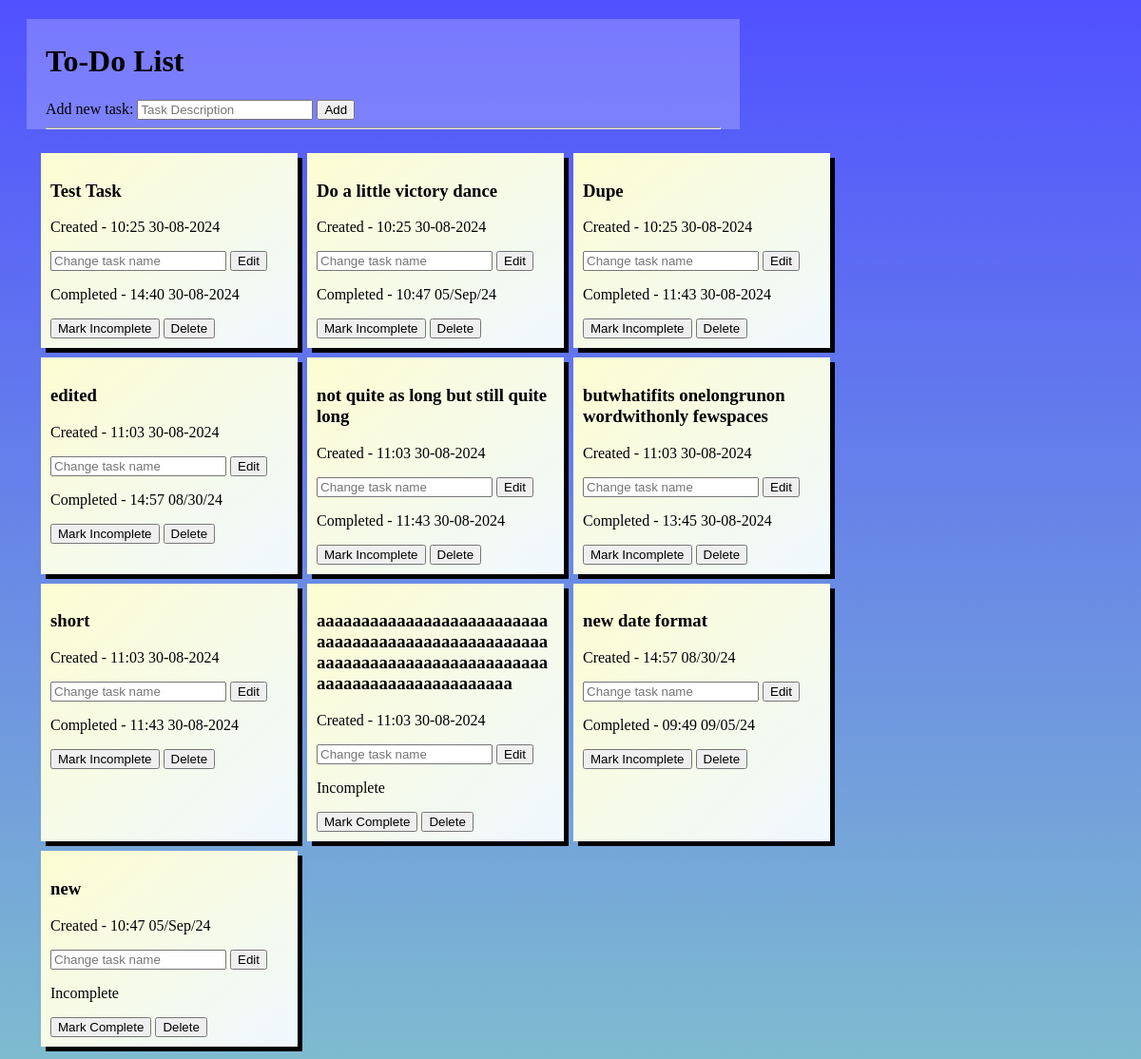
Before: / with the older database file.
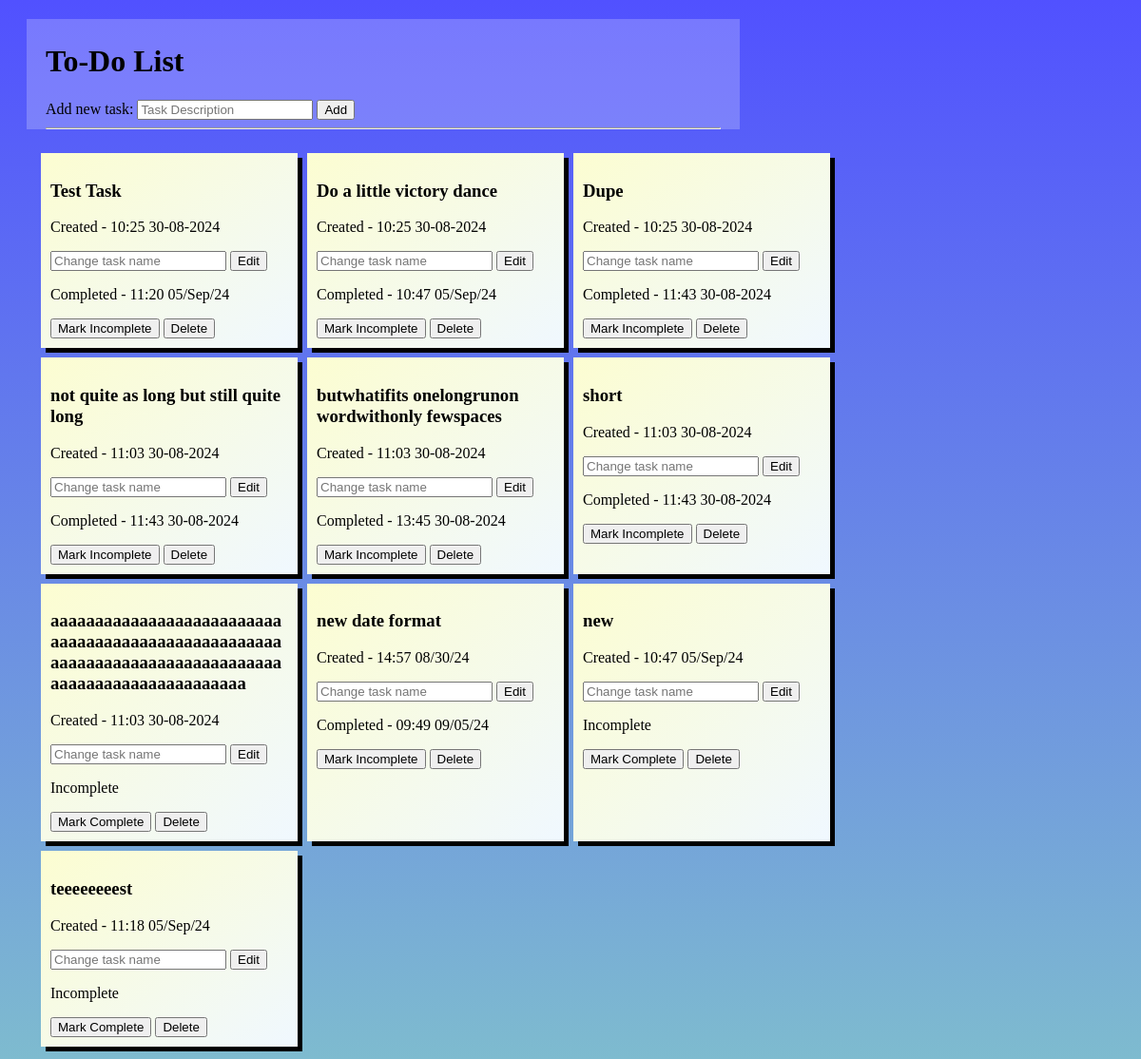
After: the same page with the newer database file.
### website/models.py (models this page shows)
class Todo(db.Model):
    id=db.Column(db.Integer, primary_key=True)
    task=db.Column(db.String(300), unique=True)
    complete=db.Column(db.Boolean, default=False)
    date=db.Column(db.String, default=datetime.now().strftime("%H:%M %d/%b/%y"))
    completed_date=db.Column(db.String, default="")

### website/views.py (the view)
@my_view.route("/")
def home():
    todo_list=Todo.query.all()
    error=request.args.get("error", None)
    message=request.args.get("message",None)
    return render_template("index.html", todo_list=todo_list, error=error, message=message)

### website/templates/index.html (shortened to what this page needs)
<!DOCTYPE html>
<html lang="en">
<head>
    <link rel="stylesheet" href="{{ url_for('static',filename='style.css')}}">
</head>
<body>
    <div class="top">
        <h1>To-Do List</h1>
        <form action="/add" method="post">
            <div>
                <label>Add new task:</label>
                <input type="text" name="task" placeholder="Task Description" maxlength="100" required>
                <button type="submit">Add</button>
            </div>
        </form>
        <hr>
    </div>
    <div class="container">
    {% for todo in todo_list %}
        <div class="todo_box">
            <h3>{{todo.task}}</h3>
            <p>Created - {{todo.date}}</p>
            <form action="/edit/{{ todo.id }}" method="post">
                <input type="text" name="edit" maxlength="100" placeholder="Change task name" required>
                <button type="submit">Edit</button>
            </form>
            {% if todo.complete==False %}
                <p>Incomplete</p>
                <a href="/update/{{ todo.id }}"><button>Mark Complete</button></a>
            {% else %}
                <p>Completed - {{todo.completed_date}}</p>
                <a href="/update/{{ todo.id }}"><button>Mark Incomplete</button></a>
            {% endif %}
            <a href="/delete/{{ todo.id }}"><button>Delete</button></a>
        </div>
    {% endfor %}
    </div>
</body>
</html>

### website/static/style.css (style rules this page uses)
body { background-image: linear-gradient(rgb(81, 81, 255), rgb(126, 187, 207)); background-attachment:fixed; }
div.top { background-color:rgba(255, 255, 255, 0.225); max-width:60%; margin:20px; padding-right:20px; padding-left:20px; padding-top:5px; }
div.container { padding-left:30px; display:grid; grid-template-columns: 280px 280px 280px; }
div.todo_box { background-image: linear-gradient(to bottom right, rgb(252, 253, 209), aliceblue); margin:5px; width:250px; display:inline-block; padding:10px; box-shadow: 5px 5px black; }
h3 { word-wrap:break-word }

Changed rows visible on the page:
removed Todo: task "edited", date "11:03 30-08-2024", completed_date "14:57 08/30/24"
changed Todo "Test Task": completed_date "14:40 30-08-2024" → "11:20 05/Sep/24"
added Todo: task "teeeeeeeest", date "11:18 05/Sep/24"
